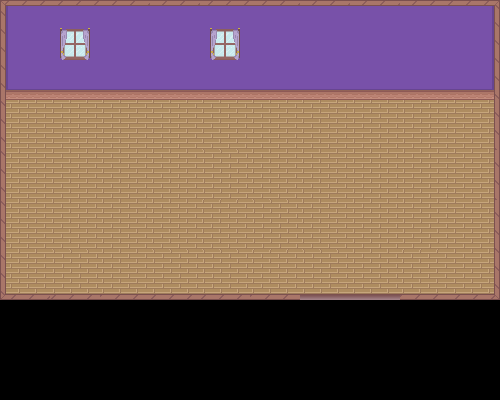

Below is a game level as drawn by its tile map, then a one-line description and the .tmx that defines it (tile-layer data replaced by summaries):
An orthogonal 10x8 tile map with 50x50 px tiles, 1 tile layer (main).

<map version="1.0" orientation="orthogonal" renderorder="right-down" width="10" height="8" tilewidth="50" tileheight="50" nextobjectid="1">
 <tileset firstgid="1" name="Window" tilewidth="50" tileheight="50" tilecount="24" columns="4">
  <image source="TS/Window.png" trans="ff00ff" width="200" height="300" />
  <tile id="4">
   <properties>
    <property name="Collision" type="int" value="2" />
   </properties>
  </tile>
  <tile id="5">
   <properties>
    <property name="Collision" type="int" value="2" />
   </properties>
  </tile>
  <tile id="6">
   <properties>
    <property name="Collision" type="int" value="2" />
   </properties>
  </tile>
  <tile id="7">
   <properties>
    <property name="Collision" type="int" value="2" />
   </properties>
  </tile>
  <tile id="8">
   <properties>
    <property name="Collision" type="int" value="3" />
   </properties>
  </tile>
  <tile id="11">
   <properties>
    <property name="Collision" type="int" value="4" />
   </properties>
  </tile>
  <tile id="12">
   <properties>
    <property name="Collision" type="int" value="3" />
   </properties>
  </tile>
  <tile id="15">
   <properties>
    <property name="Collision" type="int" value="4" />
   </properties>
  </tile>
  <tile id="16">
   <properties>
    <property name="Collision" type="int" value="7" />
   </properties>
  </tile>
  <tile id="17">
   <properties>
    <property name="Collision" type="int" value="2" />
   </properties>
  </tile>
  <tile id="18">
   <properties>
    <property name="Collision" type="int" value="2" />
   </properties>
  </tile>
  <tile id="19">
   <properties>
    <property name="Collision" type="int" value="8" />
   </properties>
  </tile>
  <tile id="20">
   <properties>
    <property name="Transition" type="int" value="1" />
   </properties>
  </tile>
 </tileset>
 <layer name="main" width="10" height="8">
  <data>[80 cells, 60 non-empty, 20 distinct tile ids]</data>
 </layer>
</map>